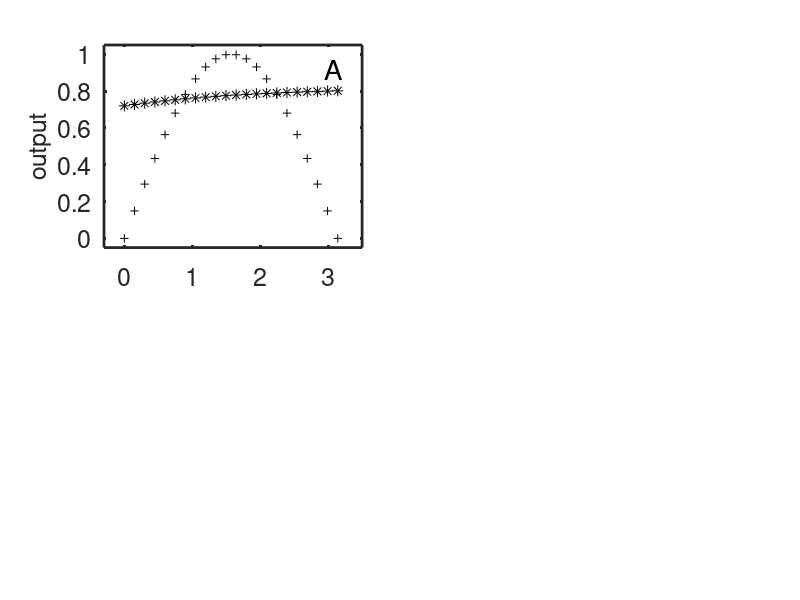

This figure's MATLAB source: (Note: this script raises an error after producing the figure.)
% approxAndCatoFig.m
% this script trains a back-prop network on sine, and shows
% catastriphic interference by then training the same network
% on exponential
%

% set up inputs and outputs
% the range from 0 to pi is
% divided into 41 places and
% sine is computed on odd values
% and exponential on even values
x=linspace(0,pi,43)';
indx=1:43;
odd=find(rem(indx,2)~=0);
even=find(rem(indx,2)==0);
si=x(odd);
so=sin(si);
ei=x(even);
eo=exp(-ei);

% set bias and numberof hidden units
b=1; 
nHid=10; 
a=0.1;

% clear plot window
figure(1)
clf

fs=18; % set font size
lw=2; % set line width

% randomize network and test on
% sine function
InPat=si;
DesOut=so;
[nPat,nIn]=size(InPat);  
[nPat,nOut]=size(DesOut);  
V=rand(nHid,nIn+1)*2-1; 
U=rand(nOut,nHid+1)*2-1; 
Inb=[InPat b*ones(nPat,1)]; 
Hid=(1./(1+exp(-V*Inb')))'; 
Hidb=[Hid b*ones(nPat,1)]; 
Out=(1./(1+exp(-U*Hidb')))'; 
subplot(221)
plot(si,so,'k+',InPat,Out,'k*','markersize',8)
axis([-0.3 3.5 -0.05 1.05])
set(gca,'linewidth',lw)
set(gca,'fontsize',fs)
% xlabel('input','fontsize',fs)
ylabel('output','fontsize',fs)
text(2.95,0.92,'A','fontsize',fs+2)

% train on sine function
% and retest
backPropTrain
subplot(222)
plot(si,so,'k+',InPat,Out,'k*','markersize',8)
axis([-0.3 3.5 -0.05 1.05])
set(gca,'linewidth',lw)
set(gca,'fontsize',fs)
% xlabel('input','fontsize',fs)
% ylabel('output','fontsize',fs)
text(2.95,0.92,'B','fontsize',fs+2)

% train on exponential and
% test on exponential
InPat=ei;
DesOut=eo;
[nPat,nIn]=size(InPat);  
[nPat,nOut]=size(DesOut);  
backPropTrain
subplot(223)
plot(ei,eo,'k+',InPat,Out,'k*','markersize',8)
axis([-0.3 3.5 -0.05 1.05])
set(gca,'linewidth',lw)
set(gca,'fontsize',fs)
xlabel('input','fontsize',fs)
ylabel('output','fontsize',fs)
text(2.95,0.92,'C','fontsize',fs+2)

% retest on sine
InPat=si;
DesOut=so;
[nPat,nIn]=size(InPat);  
[nPat,nOut]=size(DesOut);  
Inb=[InPat b*ones(nPat,1)]; 
Hid=(1./(1+exp(-V*Inb')))'; 
Hidb=[Hid b*ones(nPat,1)]; 
Out=(1./(1+exp(-U*Hidb')))'; 
subplot(224)
plot(si,so,'k+',InPat,Out,'k*','markersize',8)
axis([-0.3 3.5 -0.05 1.05])
set(gca,'linewidth',lw)
set(gca,'fontsize',fs)
xlabel('input','fontsize',fs)
% ylabel('output','fontsize',fs)
text(2.95,0.92,'D','fontsize',fs+2)
